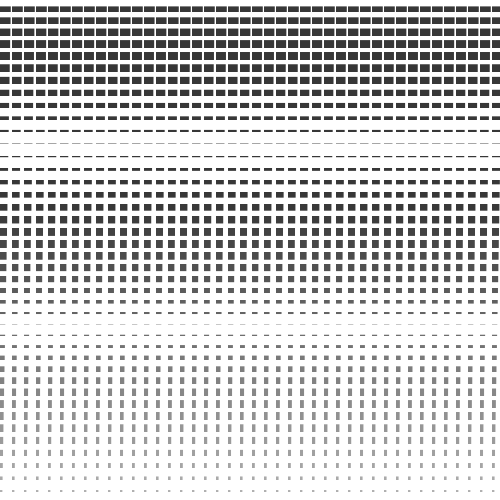
Frame 1 (no input)
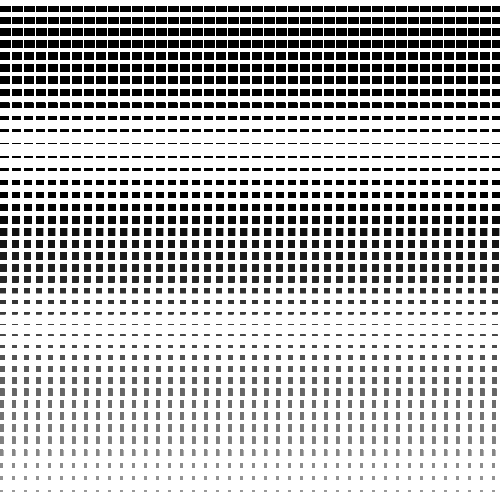
Frame 60 (the mouse pressed at the canvas centre just before this capture)
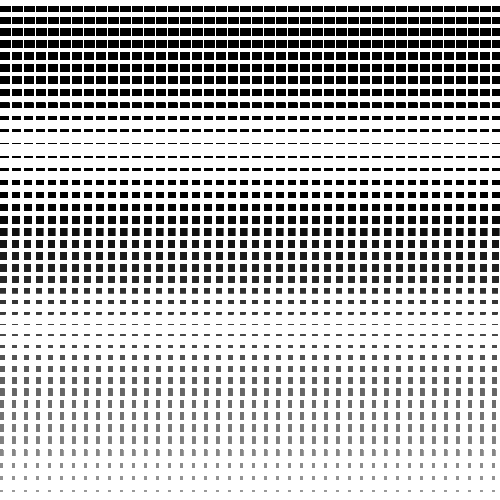
Frame 120 (the mouse held since frame 60 and released just before this capture)

The Processing sketch that drew these frames (run headless with seeded random() and noise(); from frame 60 on, the mouse is pressed at the canvas centre):

// Processing sketch: processing_28268
// ── processing_28268.pde

void setup (){
  size (500,500);
  background (255);
  smooth();
  
}


void draw(){


 float f_eins = 12;
float f_zwei = 12;
int margin = 0;

noStroke();

for (int i = margin; i < height; i += f_zwei){
  if(f_eins > -50){
    for(int j = margin; j < width; j+= f_zwei){
      fill(255-f_eins*30,200);
      rect(j, i, f_eins-1, sin(f_eins)*8);
    }
    f_eins = f_eins - 0.21;
    
  }

}

}
void mousePressed() {
  float f_eins = 12;
float f_zwei = 12;
int margin = 0;
//size(200,200);
noStroke();
randomSeed(0);
  
  if (mouseButton == LEFT) {

for (int i = margin; i < height; i += f_zwei){
  if(f_eins > -50){
    for(int j = margin; j < width+20; j+= f_zwei){
      fill(255-mouseX,0-mouseY,100);
      rect(j, i, sin(f_eins)*20,sin(mouseX)*5);
    }
    f_eins = f_eins - 0.21;

}
}   
}
}
